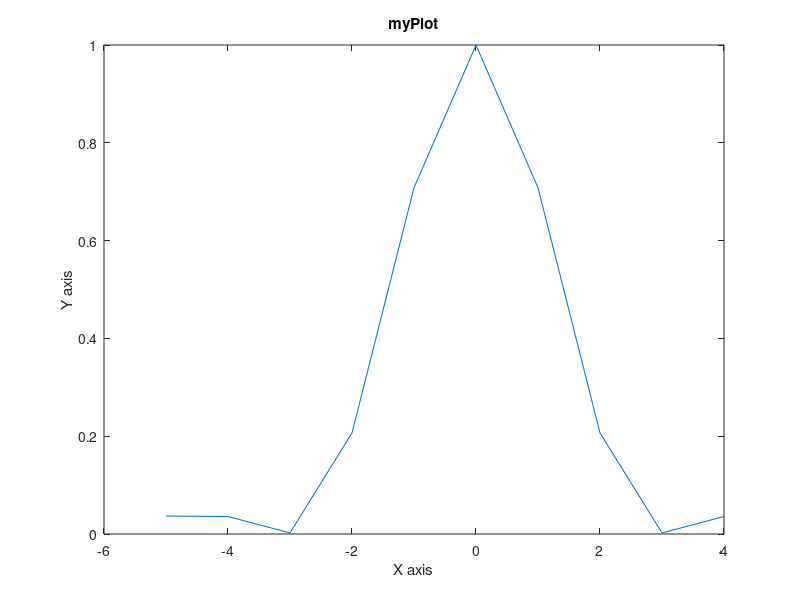

MATLAB code to generate this figure:
maxCount = 10; % number of points (increase this for smoother curves)
maxValue = 5;
x = (maxCount/2-linspace(1,maxCount,maxCount))* maxValue/maxCount * 2;
y = (sin(x)./x).^2; % function calculation
y(find(isnan(y))) = 1;
fprintf('\n x = ');
fprintf('%1.0f ',x);
fprintf('\n y = ');
fprintf('%1.4f ',y);
fprintf('\n');
plot(x, y);
xlabel ('X axis')
ylabel ('Y axis')
title ('myPlot')